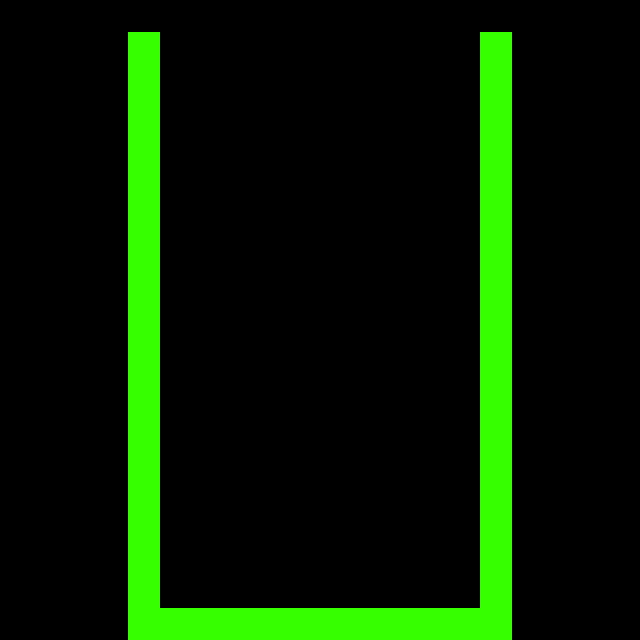

This is a level from a 2D game, rendered from its Tiled map with the project's own tilesets. A one-line summary and the map file follow, with tile-layer data summarised:
An orthogonal 20x20 tile map with 32x32 px tiles, 1 tile layer (Tile Layer 1).

<map version="1.0" orientation="orthogonal" width="20" height="20" tilewidth="32" tileheight="32">
 <tileset firstgid="1" name="grass" tilewidth="32" tileheight="32">
  <image source="../tilesets/ground.png" width="32" height="32" />
  <tile id="0">
   <properties>
    <property name="blocked" value="true" />
   </properties>
  </tile>
 </tileset>
 <layer name="Tile Layer 1" width="20" height="20">
  <data>[400 cells, 48 non-empty, 1 distinct tile ids]</data>
 </layer>
</map>
